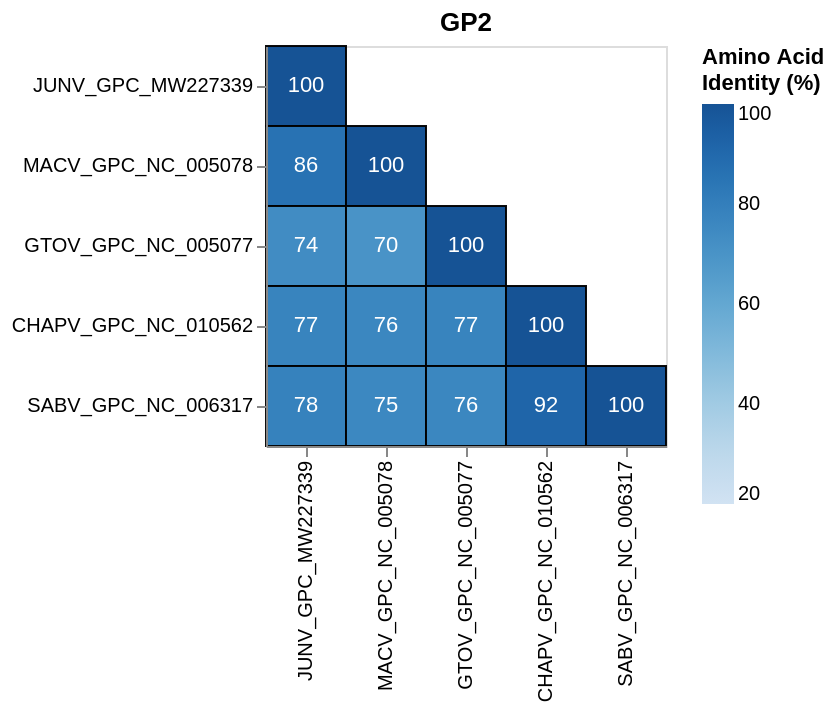

Notebook source saved alongside this figure:
### Code cell
plot_identity_heatmap(
    GP2_df, 
    title='GP2', 
    width=200, 
    height=200,
    order = order,
)

### Figure 1 — Vega-Lite specification as saved in the notebook (floating-point values rounded to 4 significant figures)
{"config": {"view": {"continuousWidth": 300, "continuousHeight": 300}}, "layer": [{"data": {"name": "data-a1d29acab67c3befd52d2c1d06cdc21f"}, "mark": {"type": "rect", "opacity": 0.95, "stroke": "black", "strokeWidth": 1}, "encoding": {"color": {"field": "percent_identity", "scale": {"domain": [20, 100], "scheme": "blues"}, "title": ["Amino Acid", "Identity (%)"], "type": "quantitative"}, "x": {"axis": {"labelAngle": -90}, "field": "x", "sort": ["JUNV_GPC_MW227339", "MACV_GPC_NC_005078", "GTOV_GPC_NC_005077", "CHAPV_GPC_NC_010562", "SABV_GPC_NC_006317"], "title": null, "type": "nominal"}, "y": {"field": "y", "sort": ["JUNV_GPC_MW227339", "MACV_GPC_NC_005078", "GTOV_GPC_NC_005077", "CHAPV_GPC_NC_010562", "SABV_GPC_NC_006317"], "title": null, "type": "nominal"}}, "title": {"text": "GP2", "anchor": "middle"}}, {"data": {"name": "data-4f53cda18c2baa0c0354bb5f9a3ecbe5"}, "mark": {"type": "rect", "opacity": 0.95, "stroke": "red", "strokeWidth": 3}, "encoding": {"color": {"field": "percent_identity", "scale": {"scheme": "blues"}, "title": ["Amino Acid", "Identity (%)"], "type": "quantitative"}, "x": {"axis": {"labelAngle": -90}, "field": "x", "sort": ["JUNV_GPC_MW227339", "MACV_GPC_NC_005078", "GTOV_GPC_NC_005077", "CHAPV_GPC_NC_010562", "SABV_GPC_NC_006317"], "title": null, "type": "nominal"}, "y": {"field": "y", "sort": ["JUNV_GPC_MW227339", "MACV_GPC_NC_005078", "GTOV_GPC_NC_005077", "CHAPV_GPC_NC_010562", "SABV_GPC_NC_006317"], "title": null, "type": "nominal"}}}, {"data": {"name": "data-a1d29acab67c3befd52d2c1d06cdc21f"}, "mark": {"type": "text", "baseline": "middle"}, "encoding": {"color": {"condition": {"test": "(datum.percent_identity > 55)", "value": "white"}, "value": "black"}, "text": {"field": "percent_identity", "format": ".0f", "type": "quantitative"}, "x": {"field": "x", "sort": ["JUNV_GPC_MW227339", "MACV_GPC_NC_005078", "GTOV_GPC_NC_005077", "CHAPV_GPC_NC_010562", "SABV_GPC_NC_006317"], "type": "nominal"}, "y": {"field": "y", "sort": ["JUNV_GPC_MW227339", "MACV_GPC_NC_005078", "GTOV_GPC_NC_005077", "CHAPV_GPC_NC_010562", "SABV_GPC_NC_006317"], "type": "nominal"}}}], "height": 200, "width": 200, "$schema": "https://vega.github.io/schema/vega-lite/v6.4.1.json", "datasets": {"data-a1d29acab67c3befd52d2c1d06cdc21f": [{"x": "JUNV_GPC_MW227339", "y": "JUNV_GPC_MW227339", "matches": null, "alignable_residues": null, "percent_identity": 100.0, "highlighted": false}, {"x": "JUNV_GPC_MW227339", "y": "MACV_GPC_NC_005078", "matches": 175.0, "alignable_residues": 204.0, "percent_identity": 85.78, "highlighted": false}, {"x": "JUNV_GPC_MW227339", "y": "GTOV_GPC_NC_005077", "matches": 150.0, "alignable_residues": 204.0, "percent_identity": 73.53, "highlighted": false}, {"x": "JUNV_GPC_MW227339", "y": "CHAPV_GPC_NC_010562", "matches": 158.0, "alignable_residues": 204.0, "percent_identity": 77.45, "highlighted": false}, {"x": "JUNV_GPC_MW227339", "y": "SABV_GPC_NC_006317", "matches": 160.0, "alignable_residues": 204.0, "percent_identity": 78.43, "highlighted": false}, {"x": "MACV_GPC_NC_005078", "y": "MACV_GPC_NC_005078", "matches": null, "alignable_residues": null, "percent_identity": 100.0, "highlighted": false}, {"x": "MACV_GPC_NC_005078", "y": "GTOV_GPC_NC_005077", "matches": 143.0, "alignable_residues": 204.0, "percent_identity": 70.1, "highlighted": false}, {"x": "MACV_GPC_NC_005078", "y": "CHAPV_GPC_NC_010562", "matches": 155.0, "alignable_residues": 204.0, "percent_identity": 75.98, "highlighted": false}, {"x": "MACV_GPC_NC_005078", "y": "SABV_GPC_NC_006317", "matches": 154.0, "alignable_residues": 204.0, "percent_identity": 75.49, "highlighted": false}, {"x": "GTOV_GPC_NC_005077", "y": "GTOV_GPC_NC_005077", "matches": null, "alignable_residues": null, "percent_identity": 100.0, "highlighted": false}, {"x": "GTOV_GPC_NC_005077", "y": "CHAPV_GPC_NC_010562", "matches": 158.0, "alignable_residues": 204.0, "percent_identity": 77.45, "highlighted": false}, {"x": "GTOV_GPC_NC_005077", "y": "SABV_GPC_NC_006317", "matches": 155.0, "alignable_residues": 204.0, "percent_identity": 75.98, "highlighted": false}, {"x": "CHAPV_GPC_NC_010562", "y": "CHAPV_GPC_NC_010562", "matches": null, "alignable_residues": null, "percent_identity": 100.0, "highlighted": false}, {"x": "CHAPV_GPC_NC_010562", "y": "SABV_GPC_NC_006317", "matches": 187.0, "alignable_residues": 204.0, "percent_identity": 91.67, "highlighted": false}, {"x": "SABV_GPC_NC_006317", "y": "SABV_GPC_NC_006317", "matches": null, "alignable_residues": null, "percent_identity": 100.0, "highlighted": false}], "data-4f53cda18c2baa0c0354bb5f9a3ecbe5": []}}
